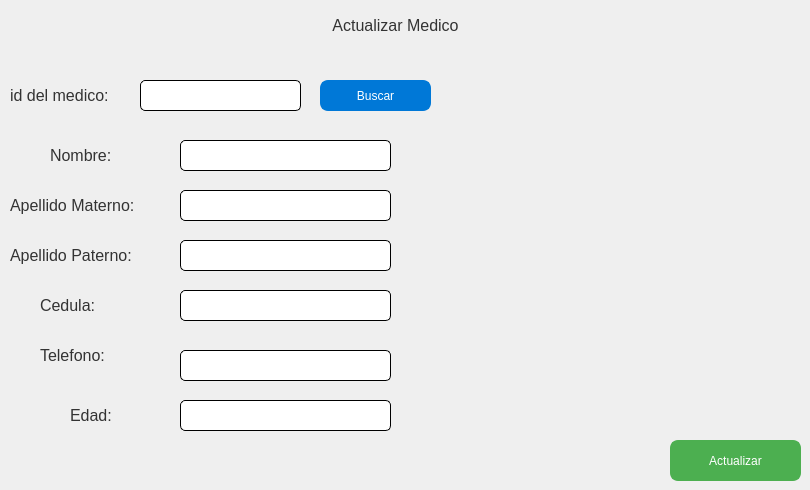
     <widget class="QWidget" name="W_Actualizar">
      <widget class="QLabel" name="label_8">
       <property name="geometry">
        <rect>
         <x>10</x>
         <y>80</y>
         <width>121</width>
         <height>31</height>
        </rect>
       </property>
       <property name="styleSheet">
        <string notr="true">/* Estilos para el QLabel */
QLabel {
    color: #333333; /* Color del texto (negro) */
    font-size: 16px; /* Tamaño de fuente */
}

/* Estilos para el QLabel cuando está enlazado (hover) */
QLabel:hover {
    color: #4CAF50; /* Color del texto cuando está enlazado (verde) */
    text-decoration: underline; /* Subrayar el texto cuando está enlazado */
}

/* Estilos para el QLabel cuando está seleccionado */
QLabel:selected {
    background-color: #4CAF50; /* Color de fondo cuando está seleccionado (verde) */
    color: #ffffff; /* Color del texto cuando está seleccionado (blanco) */
}</string>
       </property>
       <property name="text">
        <string>id del medico:</string>
       </property>
      </widget>
      <widget class="QLabel" name="label_11">
       <property name="geometry">
        <rect>
         <x>10</x>
         <y>10</y>
         <width>771</width>
         <height>31</height>
        </rect>
       </property>
       <property name="styleSheet">
        <string notr="true">/* Estilos para el QLabel */
QLabel {
    color: #333333; /* Color del texto (negro) */
    font-size: 16px; /* Tamaño de fuente */
}

/* Estilos para el QLabel cuando está enlazado (hover) */
QLabel:hover {
    color: #4CAF50; /* Color del texto cuando está enlazado (verde) */
    text-decoration: underline; /* Subrayar el texto cuando está enlazado */
}

/* Estilos para el QLabel cuando está seleccionado */
QLabel:selected {
    background-color: #4CAF50; /* Color de fondo cuando está seleccionado (verde) */
    color: #ffffff; /* Color del texto cuando está seleccionado (blanco) */
}</string>
       </property>
       <property name="text">
        <string>Actualizar Medico</string>
       </property>
       <property name="alignment">
        <set>Qt::AlignCenter</set>
       </property>
      </widget>
      <widget class="QPushButton" name="BT_ACT_Buscar_Medico">
       <property name="geometry">
        <rect>
         <x>320</x>
         <y>80</y>
         <width>111</width>
         <height>31</height>
        </rect>
       </property>
       <property name="styleSheet">
        <string notr="true">QPushButton {
    background-color: #0078d7; /* Color de fondo azul */
    color: white; /* Color del texto */
    border: 2px solid #0078d7; /* Grosor y color del borde azul */
    border-radius: 8px; /* Radio de los bordes (hace que el botón se vea redondeado) */
    padding: 8px 16px; /* Espaciado interno (ajusta según el tamaño del botón) */
}

QPushButton:hover {
    background-color: #005ca3; /* Color de fondo azul al pasar el mouse por encima */
}

QPushButton:pressed {
    background-color: #003d66; /* Color de fondo azul al hacer clic en el botón */
}
</string>
       </property>
       <property name="text">
        <string>Buscar</string>
       </property>
      </widget>
      <widget class="QLineEdit" name="ACT_ID">
       <property name="geometry">
        <rect>
         <x>140</x>
         <y>80</y>
         <width>161</width>
         <height>31</height>
        </rect>
       </property>
       <property name="styleSheet">
        <string notr="true">/* Estilos para el QLineEdit */
QLineEdit {
    background-color: #ffffff; /* Color de fondo del QLineEdit (blanco) */
    color: #333333; /* Color del texto (negro) */
    border: 1px solid #000000; /* Borde del QLineEdit (negro) */
    border-radius: 5px; /* Radio del borde para que tenga bordes redondeados */
    padding: 5px; /* Espacio interno del QLineEdit */
}

/* Estilos para el QLineEdit cuando está enfocado */
QLineEdit:focus {
    background-color: #ffffff; /* Mantenemos el mismo color de fondo cuando está enfocado */
    border: 2px solid #4CAF50; /* Borde del QLineEdit cuando está enfocado (verde) */
}

/* Estilos para el QLineEdit cuando está deshabilitado */
QLineEdit:disabled {
    background-color: #e0e0e0; /* Color de fondo del QLineEdit cuando está deshabilitado (gris claro) */
    color: #999999; /* Color del texto cuando está deshabilitado (gris más oscuro) */
}
</string>
       </property>
      </widget>
      <widget class="QLabel" name="label_9">
       <property name="geometry">
        <rect>
         <x>50</x>
         <y>140</y>
         <width>81</width>
         <height>31</height>
        </rect>
       </property>
       <property name="styleSheet">
        <string notr="true">/* Estilos para el QLabel */
QLabel {
    color: #333333; /* Color del texto (negro) */
    font-size: 16px; /* Tamaño de fuente */
}

/* Estilos para el QLabel cuando está enlazado (hover) */
QLabel:hover {
    color: #4CAF50; /* Color del texto cuando está enlazado (verde) */
    text-decoration: underline; /* Subrayar el texto cuando está enlazado */
}

/* Estilos para el QLabel cuando está seleccionado */
QLabel:selected {
    background-color: #4CAF50; /* Color de fondo cuando está seleccionado (verde) */
    color: #ffffff; /* Color del texto cuando está seleccionado (blanco) */
}</string>
       </property>
       <property name="text">
        <string>Nombre:</string>
       </property>
      </widget>
      <widget class="QLabel" name="label_10">
       <property name="geometry">
        <rect>
         <x>10</x>
         <y>190</y>
         <width>161</width>
         <height>31</height>
        </rect>
       </property>
       <property name="styleSheet">
        <string notr="true">/* Estilos para el QLabel */
QLabel {
    color: #333333; /* Color del texto (negro) */
    font-size: 16px; /* Tamaño de fuente */
}

/* Estilos para el QLabel cuando está enlazado (hover) */
QLabel:hover {
    color: #4CAF50; /* Color del texto cuando está enlazado (verde) */
    text-decoration: underline; /* Subrayar el texto cuando está enlazado */
}

/* Estilos para el QLabel cuando está seleccionado */
QLabel:selected {
    background-color: #4CAF50; /* Color de fondo cuando está seleccionado (verde) */
    color: #ffffff; /* Color del texto cuando está seleccionado (blanco) */
}</string>
       </property>
       <property name="text">
        <string>Apellido Materno:</string>
       </property>
      </widget>
      <widget class="QLabel" name="label_13">
       <property name="geometry">
        <rect>
         <x>10</x>
         <y>240</y>
         <width>161</width>
         <height>31</height>
        </rect>
       </property>
       <property name="styleSheet">
        <string notr="true">/* Estilos para el QLabel */
QLabel {
    color: #333333; /* Color del texto (negro) */
    font-size: 16px; /* Tamaño de fuente */
}

/* Estilos para el QLabel cuando está enlazado (hover) */
QLabel:hover {
    color: #4CAF50; /* Color del texto cuando está enlazado (verde) */
    text-decoration: underline; /* Subrayar el texto cuando está enlazado */
}

/* Estilos para el QLabel cuando está seleccionado */
QLabel:selected {
    background-color: #4CAF50; /* Color de fondo cuando está seleccionado (verde) */
    color: #ffffff; /* Color del texto cuando está seleccionado (blanco) */
}</string>
       </property>
       <property name="text">
        <string>Apellido Paterno:</string>
       </property>
      </widget>
      <widget class="QLabel" name="label_16">
       <property name="geometry">
        <rect>
         <x>40</x>
         <y>290</y>
         <width>121</width>
         <height>31</height>
        </rect>
       </property>
       <property name="styleSheet">
        <string notr="true">/* Estilos para el QLabel */
QLabel {
    color: #333333; /* Color del texto (negro) */
    font-size: 16px; /* Tamaño de fuente */
}

/* Estilos para el QLabel cuando está enlazado (hover) */
QLabel:hover {
    color: #4CAF50; /* Color del texto cuando está enlazado (verde) */
    text-decoration: underline; /* Subrayar el texto cuando está enlazado */
}

/* Estilos para el QLabel cuando está seleccionado */
QLabel:selected {
    background-color: #4CAF50; /* Color de fondo cuando está seleccionado (verde) */
    color: #ffffff; /* Color del texto cuando está seleccionado (blanco) */
}</string>
       </property>
       <property name="text">
        <string>Cedula:</string>
       </property>
      </widget>
      <widget class="QLabel" name="label_20">
       <property name="geometry">
        <rect>
         <x>40</x>
         <y>340</y>
         <width>121</width>
         <height>31</height>
        </rect>
       </property>
       <property name="styleSheet">
        <string notr="true">/* Estilos para el QLabel */
QLabel {
    color: #333333; /* Color del texto (negro) */
    font-size: 16px; /* Tamaño de fuente */
}

/* Estilos para el QLabel cuando está enlazado (hover) */
QLabel:hover {
    color: #4CAF50; /* Color del texto cuando está enlazado (verde) */
    text-decoration: underline; /* Subrayar el texto cuando está enlazado */
}

/* Estilos para el QLabel cuando está seleccionado */
QLabel:selected {
    background-color: #4CAF50; /* Color de fondo cuando está seleccionado (verde) */
    color: #ffffff; /* Color del texto cuando está seleccionado (blanco) */
}</string>
       </property>
       <property name="text">
        <string>Telefono:</string>
       </property>
      </widget>
      <widget class="QLineEdit" name="ACT_Nom">
       <property name="geometry">
        <rect>
         <x>180</x>
         <y>140</y>
         <width>211</width>
         <height>31</height>
        </rect>
       </property>
       <property name="styleSheet">
        <string notr="true">/* Estilos para el QLineEdit */
QLineEdit {
    background-color: #ffffff; /* Color de fondo del QLineEdit (blanco) */
    color: #333333; /* Color del texto (negro) */
    border: 1px solid #000000; /* Borde del QLineEdit (negro) */
    border-radius: 5px; /* Radio del borde para que tenga bordes redondeados */
    padding: 5px; /* Espacio interno del QLineEdit */
}

/* Estilos para el QLineEdit cuando está enfocado */
QLineEdit:focus {
    background-color: #ffffff; /* Mantenemos el mismo color de fondo cuando está enfocado */
    border: 2px solid #4CAF50; /* Borde del QLineEdit cuando está enfocado (verde) */
}

/* Estilos para el QLineEdit cuando está deshabilitado */
QLineEdit:disabled {
    background-color: #e0e0e0; /* Color de fondo del QLineEdit cuando está deshabilitado (gris claro) */
    color: #999999; /* Color del texto cuando está deshabilitado (gris más oscuro) */
}
</string>
       </property>
      </widget>
      <widget class="QLineEdit" name="ACT_Apellido">
       <property name="geometry">
        <rect>
         <x>180</x>
         <y>190</y>
         <width>211</width>
         <height>31</height>
        </rect>
       </property>
       <property name="styleSheet">
        <string notr="true">/* Estilos para el QLineEdit */
QLineEdit {
    background-color: #ffffff; /* Color de fondo del QLineEdit (blanco) */
    color: #333333; /* Color del texto (negro) */
    border: 1px solid #000000; /* Borde del QLineEdit (negro) */
    border-radius: 5px; /* Radio del borde para que tenga bordes redondeados */
    padding: 5px; /* Espacio interno del QLineEdit */
}

/* Estilos para el QLineEdit cuando está enfocado */
QLineEdit:focus {
    background-color: #ffffff; /* Mantenemos el mismo color de fondo cuando está enfocado */
    border: 2px solid #4CAF50; /* Borde del QLineEdit cuando está enfocado (verde) */
}

/* Estilos para el QLineEdit cuando está deshabilitado */
QLineEdit:disabled {
    background-color: #e0e0e0; /* Color de fondo del QLineEdit cuando está deshabilitado (gris claro) */
    color: #999999; /* Color del texto cuando está deshabilitado (gris más oscuro) */
}
</string>
       </property>
      </widget>
      <widget class="QLineEdit" name="ACT_ApellidoP">
       <property name="geometry">
        <rect>
         <x>180</x>
         <y>240</y>
         <width>211</width>
         <height>31</height>
        </rect>
       </property>
       <property name="styleSheet">
        <string notr="true">/* Estilos para el QLineEdit */
QLineEdit {
    background-color: #ffffff; /* Color de fondo del QLineEdit (blanco) */
    color: #333333; /* Color del texto (negro) */
    border: 1px solid #000000; /* Borde del QLineEdit (negro) */
    border-radius: 5px; /* Radio del borde para que tenga bordes redondeados */
    padding: 5px; /* Espacio interno del QLineEdit */
}

/* Estilos para el QLineEdit cuando está enfocado */
QLineEdit:focus {
    background-color: #ffffff; /* Mantenemos el mismo color de fondo cuando está enfocado */
    border: 2px solid #4CAF50; /* Borde del QLineEdit cuando está enfocado (verde) */
}

/* Estilos para el QLineEdit cuando está deshabilitado */
QLineEdit:disabled {
    background-color: #e0e0e0; /* Color de fondo del QLineEdit cuando está deshabilitado (gris claro) */
    color: #999999; /* Color del texto cuando está deshabilitado (gris más oscuro) */
}
</string>
       </property>
      </widget>
      <widget class="QLineEdit" name="ACT_Cedula">
       <property name="geometry">
        <rect>
         <x>180</x>
         <y>290</y>
         <width>211</width>
         <height>31</height>
        </rect>
       </property>
       <property name="styleSheet">
        <string notr="true">/* Estilos para el QLineEdit */
QLineEdit {
    background-color: #ffffff; /* Color de fondo del QLineEdit (blanco) */
    color: #333333; /* Color del texto (negro) */
    border: 1px solid #000000; /* Borde del QLineEdit (negro) */
    border-radius: 5px; /* Radio del borde para que tenga bordes redondeados */
    padding: 5px; /* Espacio interno del QLineEdit */
}

/* Estilos para el QLineEdit cuando está enfocado */
QLineEdit:focus {
    background-color: #ffffff; /* Mantenemos el mismo color de fondo cuando está enfocado */
    border: 2px solid #4CAF50; /* Borde del QLineEdit cuando está enfocado (verde) */
}

/* Estilos para el QLineEdit cuando está deshabilitado */
QLineEdit:disabled {
    background-color: #e0e0e0; /* Color de fondo del QLineEdit cuando está deshabilitado (gris claro) */
    color: #999999; /* Color del texto cuando está deshabilitado (gris más oscuro) */
}
</string>
       </property>
      </widget>
      <widget class="QLineEdit" name="ACT_TEL">
       <property name="geometry">
        <rect>
         <x>180</x>
         <y>350</y>
         <width>211</width>
         <height>31</height>
        </rect>
       </property>
       <property name="styleSheet">
        <string notr="true">/* Estilos para el QLineEdit */
QLineEdit {
    background-color: #ffffff; /* Color de fondo del QLineEdit (blanco) */
    color: #333333; /* Color del texto (negro) */
    border: 1px solid #000000; /* Borde del QLineEdit (negro) */
    border-radius: 5px; /* Radio del borde para que tenga bordes redondeados */
    padding: 5px; /* Espacio interno del QLineEdit */
}

/* Estilos para el QLineEdit cuando está enfocado */
QLineEdit:focus {
    background-color: #ffffff; /* Mantenemos el mismo color de fondo cuando está enfocado */
    border: 2px solid #4CAF50; /* Borde del QLineEdit cuando está enfocado (verde) */
}

/* Estilos para el QLineEdit cuando está deshabilitado */
QLineEdit:disabled {
    background-color: #e0e0e0; /* Color de fondo del QLineEdit cuando está deshabilitado (gris claro) */
    color: #999999; /* Color del texto cuando está deshabilitado (gris más oscuro) */
}
</string>
       </property>
      </widget>
      <widget class="QPushButton" name="BT_ACT_Medico">
       <property name="geometry">
        <rect>
         <x>670</x>
         <y>440</y>
         <width>131</width>
         <height>41</height>
        </rect>
       </property>
       <property name="styleSheet">
        <string notr="true">/* Estilos para el botón */
QPushButton {
    background-color: #4CAF50; /* Color de fondo verde */
    color: white; /* Color del texto */
    border: 2px solid #4CAF50; /* Grosor y color del borde verde */
    border-radius: 8px; /* Radio de los bordes (hace que el botón se vea redondeado) */
    padding: 8px 16px; /* Espaciado interno (ajusta según el tamaño del botón) */
}

QPushButton:hover {
    background-color: #45A660; /* Color de fondo verde al pasar el mouse por encima */
}

QPushButton:pressed {
    background-color: #3D8B52; /* Color de fondo verde al hacer clic en el botón */
}
</string>
       </property>
       <property name="text">
        <string>Actualizar</string>
       </property>
      </widget>
      <widget class="QLabel" name="label_22">
       <property name="geometry">
        <rect>
         <x>70</x>
         <y>400</y>
         <width>51</width>
         <height>31</height>
        </rect>
       </property>
       <property name="styleSheet">
        <string notr="true">/* Estilos para el QLabel */
QLabel {
    color: #333333; /* Color del texto (negro) */
    font-size: 16px; /* Tamaño de fuente */
}

/* Estilos para el QLabel cuando está enlazado (hover) */
QLabel:hover {
    color: #4CAF50; /* Color del texto cuando está enlazado (verde) */
    text-decoration: underline; /* Subrayar el texto cuando está enlazado */
}

/* Estilos para el QLabel cuando está seleccionado */
QLabel:selected {
    background-color: #4CAF50; /* Color de fondo cuando está seleccionado (verde) */
    color: #ffffff; /* Color del texto cuando está seleccionado (blanco) */
}</string>
       </property>
       <property name="text">
        <string>Edad:</string>
       </property>
      </widget>
      <widget class="QLineEdit" name="ACT_Edad">
       <property name="geometry">
        <rect>
         <x>180</x>
         <y>400</y>
         <width>211</width>
         <height>31</height>
        </rect>
       </property>
       <property name="styleSheet">
        <string notr="true">/* Estilos para el QLineEdit */
QLineEdit {
    background-color: #ffffff; /* Color de fondo del QLineEdit (blanco) */
    color: #333333; /* Color del texto (negro) */
    border: 1px solid #000000; /* Borde del QLineEdit (negro) */
    border-radius: 5px; /* Radio del borde para que tenga bordes redondeados */
    padding: 5px; /* Espacio interno del QLineEdit */
}

/* Estilos para el QLineEdit cuando está enfocado */
QLineEdit:focus {
    background-color: #ffffff; /* Mantenemos el mismo color de fondo cuando está enfocado */
    border: 2px solid #4CAF50; /* Borde del QLineEdit cuando está enfocado (verde) */
}

/* Estilos para el QLineEdit cuando está deshabilitado */
QLineEdit:disabled {
    background-color: #e0e0e0; /* Color de fondo del QLineEdit cuando está deshabilitado (gris claro) */
    color: #999999; /* Color del texto cuando está deshabilitado (gris más oscuro) */
}
</string>
       </property>
      </widget>
     </widget>
